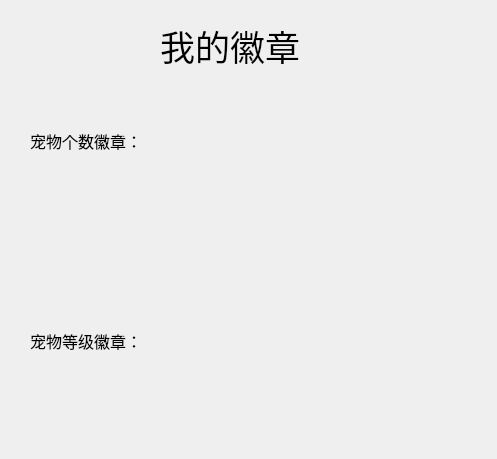
<?xml version="1.0" encoding="UTF-8"?>
<ui version="4.0">
 <class>BadgeWidget</class>
 <widget class="QWidget" name="BadgeWidget">
  <property name="geometry">
   <rect>
    <x>0</x>
    <y>0</y>
    <width>497</width>
    <height>459</height>
   </rect>
  </property>
  <property name="windowTitle">
   <string>Form</string>
  </property>
  <widget class="QLabel" name="label">
   <property name="geometry">
    <rect>
     <x>160</x>
     <y>20</y>
     <width>171</width>
     <height>51</height>
    </rect>
   </property>
   <property name="font">
    <font>
     <family>Agency FB</family>
     <pointsize>26</pointsize>
    </font>
   </property>
   <property name="text">
    <string>我的徽章</string>
   </property>
  </widget>
  <widget class="QLabel" name="label_2">
   <property name="geometry">
    <rect>
     <x>30</x>
     <y>110</y>
     <width>131</width>
     <height>61</height>
    </rect>
   </property>
   <property name="font">
    <font>
     <family>Agency FB</family>
     <pointsize>12</pointsize>
    </font>
   </property>
   <property name="text">
    <string>宠物个数徽章：</string>
   </property>
  </widget>
  <widget class="QLabel" name="label_3">
   <property name="geometry">
    <rect>
     <x>30</x>
     <y>320</y>
     <width>131</width>
     <height>41</height>
    </rect>
   </property>
   <property name="font">
    <font>
     <family>Agency FB</family>
     <pointsize>12</pointsize>
    </font>
   </property>
   <property name="text">
    <string>宠物等级徽章：</string>
   </property>
  </widget>
  <widget class="QLabel" name="labelImageNum">
   <property name="geometry">
    <rect>
     <x>190</x>
     <y>110</y>
     <width>151</width>
     <height>131</height>
    </rect>
   </property>
   <property name="text">
    <string/>
   </property>
  </widget>
  <widget class="QLabel" name="labelImageLev">
   <property name="geometry">
    <rect>
     <x>190</x>
     <y>300</y>
     <width>151</width>
     <height>131</height>
    </rect>
   </property>
   <property name="text">
    <string/>
   </property>
  </widget>
 </widget>
 <resources/>
 <connections/>
</ui>
